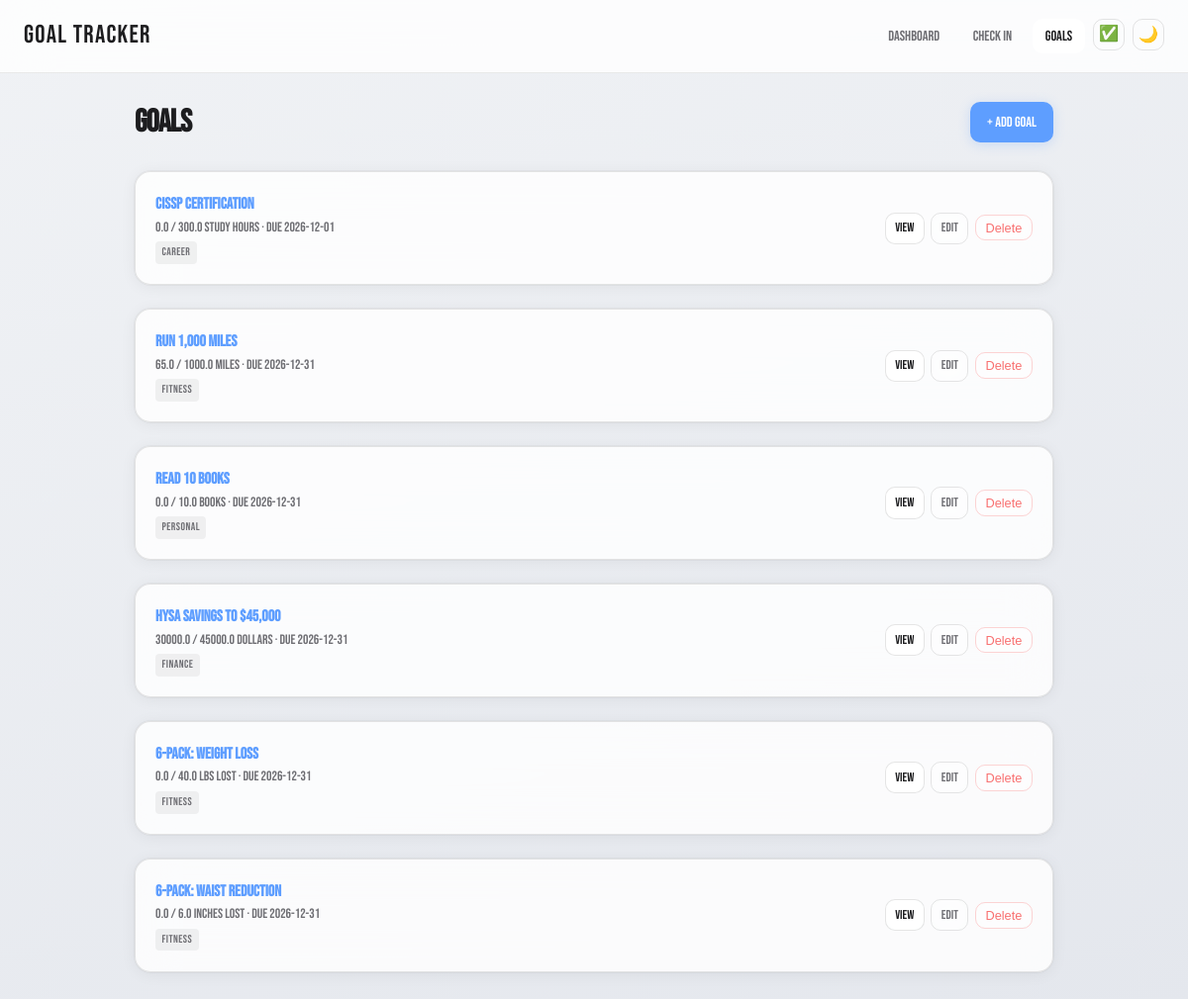
The app's page /goals, older data.
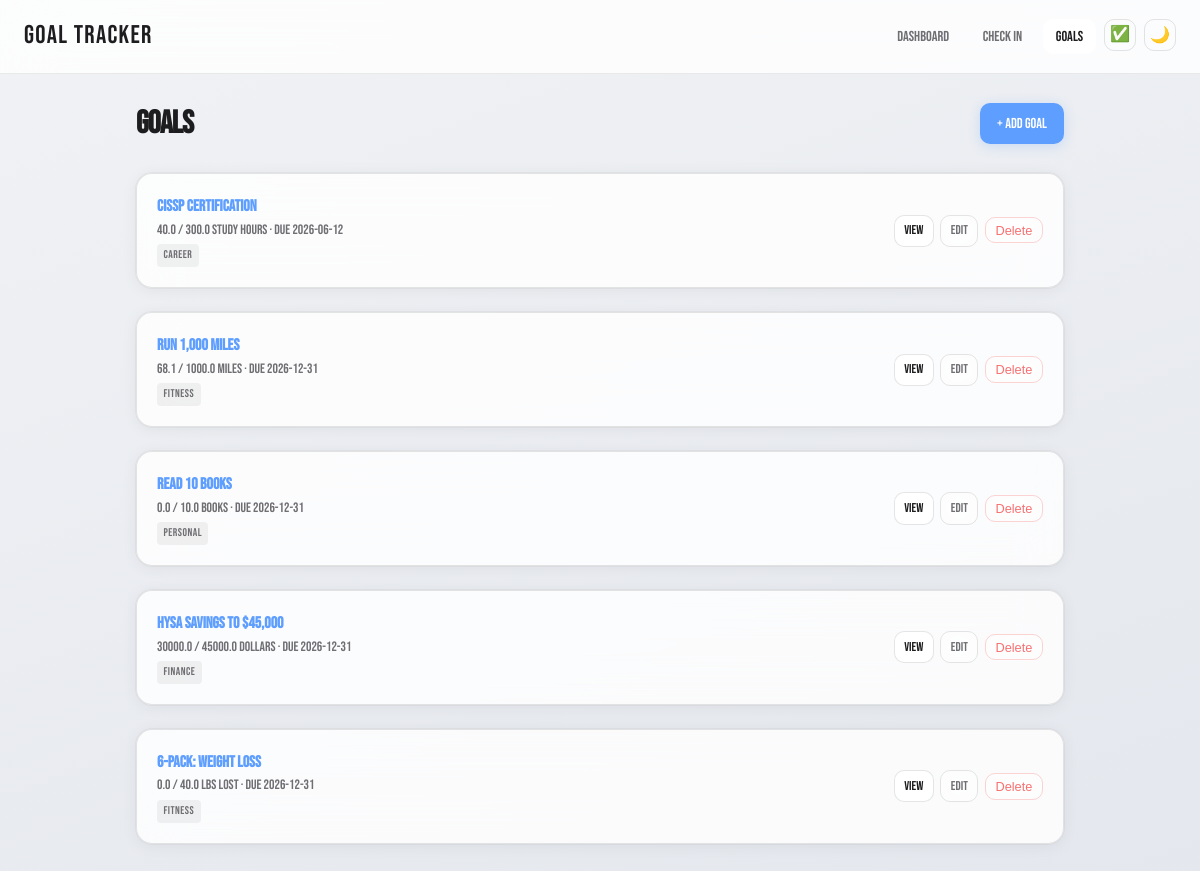
The same page, newer data.
### tables this page shows
CREATE TABLE goals (
            id INTEGER PRIMARY KEY AUTOINCREMENT,
            name TEXT NOT NULL,               -- "Run 1,000 miles"
            target_value REAL NOT NULL,        -- 1000
            current_value REAL DEFAULT 0,      -- How far you've gotten so far
            unit TEXT NOT NULL,                -- "miles", "books", "dollars"
            deadline TEXT NOT NULL,            -- "2026-12-31" (stored as text, ISO format)
            created_at TEXT NOT NULL,          -- When you created this goal
            category TEXT DEFAULT '',          -- Optional grouping like "fitness", "finance"
            notes TEXT DEFAULT '',             -- Any extra info about this goal
            start_value REAL DEFAULT 0,        -- Starting point (e.g., $30,000 for HYSA)
            system_type TEXT DEFAULT 'generic' -- Hints for the achievement system engine
        );

### app.py (the view)
@app.route("/goals")
def goals_list():
    goals = get_all_goals()
    return render_template("goals.html", goals=goals)

### app.py (called while the page is built)
@app.before_request
def ensure_csrf_token():
    if "csrf_token" not in session:
        session["csrf_token"] = secrets.token_hex(32)

@app.context_processor
def inject_csrf():
    return {
        "csrf_token": session.get("csrf_token", ""),
        "strava_configured": strava_configured(),
        "gcal_configured": gcal_configured(),
    }

### database.py (called while the page is built)
def get_db():
    db = sqlite3.connect(DATABASE)
    db.row_factory = sqlite3.Row
    db.execute("PRAGMA foreign_keys = ON")  # Enforce relationships between tables
    return db

def get_all_goals():
    db = get_db()
    goals = db.execute("SELECT * FROM goals ORDER BY deadline ASC").fetchall()
    db.close()
    return goals

### gcal.py (called while the page is built)
def is_configured():
    return bool(GCAL_ICAL_URL)

### strava.py (called while the page is built)
def is_configured():
    return all([STRAVA_CLIENT_ID, STRAVA_CLIENT_SECRET, STRAVA_REFRESH_TOKEN])

### templates/goals.html (shortened to what this page needs)
{% extends "base.html" %}
{% block content %}
<div class="page-header">
    <h1>Goals</h1>
    <a href="/goals/add" class="btn btn-primary">+ Add Goal</a>
</div>
<div class="goals-list">
    {% for goal in goals %}
    <div class="card goal-list-item">
        <div class="goal-list-info">
            <a href="/goals/{{ goal.id }}" class="goal-list-name">{{ goal.name }}</a>
            <span class="goal-list-meta">
                {{ goal.current_value | round(1) }} / {{ goal.target_value | round(1) }} {{ goal.unit }}
                · Due {{ goal.deadline }}
            </span>
            {% if goal.category %}
            <span class="goal-category-tag">{{ goal.category }}</span>
            {% endif %}
        </div>
        <div class="goal-list-actions">
            <a href="/goals/{{ goal.id }}" class="btn btn-small">View</a>
            <a href="/goals/{{ goal.id }}/edit" class="btn btn-small btn-secondary">Edit</a>
            <form method="POST" action="/goals/{{ goal.id }}/delete"
                  onsubmit="return confirm('Delete {{ goal.name }}? This cannot be undone.')">
                <button type="submit" class="btn btn-small btn-danger">Delete</button>
            </form>
        </div>
    </div>
    {% endfor %}
</div>
{% endblock %}

### templates/base.html (shortened to what this page needs)
<!DOCTYPE html>
<html lang="en">
<head>
    <link rel="stylesheet" href="{{ url_for('static', filename='style.css') }}">
</head>
<body>
    <nav class="navbar">
        <a href="/" class="nav-brand">Goal Tracker</a>
        <div class="nav-links">
            <a href="/" class="nav-link {% if request.path == '/' %}active{% endif %}">Dashboard</a>
            <a href="/checkin" class="nav-link {% if '/checkin' in request.path %}active{% endif %}">Check In</a>
            <a href="/goals" class="nav-link {% if request.path == '/goals' %}active{% endif %}">Goals</a>
            <a href="/checkin" class="theme-toggle" title="Daily Check-In" style="display:inline-flex; align-items:center; justify-content:center; text-decoration:none;">✅</a>
            <button class="theme-toggle" id="theme-toggle" aria-label="Toggle theme"></button>
        </div>
    </nav>
    <main class="container">
        {% block content %}{% endblock %}
    </main>
</body>
</html>

### static/style.css (style rules this page uses)
:root { --primary: #5e9eff; --primary-hover: #4a8cf0; --success: #4ade80; --warning: #fbbf24; --danger: #f87171; --ahead: #4ade80; --on-track: #5e9eff; --behind: #f87171; --radius: 16px; --radius-sm: 10px; --blur: blur(20px); --blur-nav: blur(24px); --glow: 0 0 12px rgba(94, 158, 255, 0.3); }
[data-theme="light"] { --bg: #f0f2f5; --bg-gradient: linear-gradient(160deg, #f0f2f5, #e4e7ed); --bg-card: rgba(255, 255, 255, 0.82); --bg-card-hover: rgba(255, 255, 255, 0.92); --bg-input: rgba(255, 255, 255, 0.85); --bg-btn: rgba(255, 255, 255, 0.7); --bg-btn-hover: rgba(255, 255, 255, 0.9); --border: rgba(0, 0, 0, 0.1); --border-hover: rgba(94, 158, 255, 0.4); --border-btn-hover: rgba(0, 0, 0, 0.15); --text: #1d1d1f; --text-muted: #6e6e73; --nav-bg: rgba(255, 255, 255, 0.8); --shadow-card: 0 2px 16px rgba(0, 0, 0, 0.06), 0 0 0 1px rgba(0, 0, 0, 0.04); --shadow-card-hover: 0 8px 32px rgba(0, 0, 0, 0.1); --progress-bg: rgba(0, 0, 0, 0.07); --progress-text-shadow: none; --category-bg: rgba(0, 0, 0, 0.05); }
* { margin: 0; padding: 0; box-sizing: border-box; }
body { font-family: 'Bebas Neue', -apple-system, BlinkMacSystemFont, sans-serif; background: var(--bg-gradient); background-attachment: fixed; color: var(--text); line-height: 1.6; min-height: 100vh; -webkit-font-smoothing: antialiased; -moz-osx-font-smoothing: grayscale; }
a { color: var(--primary); text-decoration: none; }
.navbar { display: flex; align-items: center; justify-content: space-between; padding: 1rem 1.5rem; background: var(--nav-bg); backdrop-filter: var(--blur-nav); -webkit-backdrop-filter: var(--blur-nav); border-bottom: 1px solid var(--border); position: sticky; top: 0; z-index: 100; }
.nav-brand { font-family: 'Bebas Neue', sans-serif; font-size: 1.6rem; font-weight: 400; letter-spacing: 0.05em; color: var(--text); }
.nav-links { display: flex; gap: 0.5rem; }
.nav-link { padding: 0.4rem 0.8rem; border-radius: var(--radius-sm); color: var(--text-muted); font-size: 0.9rem; transition: all 0.25s ease; }
.nav-link:hover, .nav-link.active { color: var(--text); background: var(--bg-card-hover); }
.theme-toggle { width: 2rem; height: 2rem; padding: 0; border-radius: var(--radius-sm); background: transparent; border: 1px solid var(--border); color: var(--text-muted); font-size: 1rem; cursor: pointer; transition: all 0.25s ease; line-height: 1; display: inline-flex; align-items: center; justify-content: center; }
.container { max-width: 960px; margin: 0 auto; padding: 1.5rem 1rem; }
.card { background: var(--bg-card); backdrop-filter: var(--blur); -webkit-backdrop-filter: var(--blur); border: 1px solid var(--border); border-radius: var(--radius); padding: 1.25rem; margin-bottom: 1rem; box-shadow: var(--shadow-card); transition: transform 0.3s ease, box-shadow 0.3s ease, border-color 0.3s ease; animation: fadeSlideUp 0.5s ease both; }
.btn { display: inline-block; padding: 0.5rem 1rem; border: 1px solid var(--border); border-radius: var(--radius-sm); background: var(--bg-btn); backdrop-filter: blur(12px); -webkit-backdrop-filter: blur(12px); color: var(--text); font-size: 0.9rem; cursor: pointer; transition: all 0.25s ease; text-align: center; }
.btn-primary { background: var(--primary); border-color: transparent; color: white; box-shadow: 0 2px 12px rgba(94, 158, 255, 0.25); }
.btn-secondary { background: transparent; color: var(--text-muted); }
.btn-danger { color: var(--danger); border-color: rgba(248, 113, 113, 0.3); background: transparent; }
.btn-small { padding: 0.3rem 0.6rem; font-size: 0.8rem; }
.page-header { display: flex; justify-content: space-between; align-items: center; margin-bottom: 1.5rem; }
.page-header h1 { letter-spacing: -0.025em; }
.goals-list { display: flex; flex-direction: column; gap: 0.5rem; }
.goal-list-item { display: flex; justify-content: space-between; align-items: center; flex-wrap: wrap; gap: 0.5rem; }
.goal-list-name { font-weight: 600; display: block; }
.goal-list-meta { font-size: 0.85rem; color: var(--text-muted); display: block; }
.goal-list-actions { display: flex; gap: 0.4rem; align-items: center; }
.goal-category-tag { display: inline-block; font-size: 0.7rem; padding: 0.15rem 0.4rem; border-radius: 4px; background: var(--category-bg); color: var(--text-muted); text-transform: uppercase; letter-spacing: 0.5px; }
[data-theme="light"] .navbar { border-bottom-color: rgba(0, 0, 0, 0.08); }

Row changes from the older to the newer data that the page shows:
removed goals: name "6-Pack: Waist Reduction", current_value "0.0", target_value "6.0", unit "inches lost", deadline "2026-12-31", category "FITNESS"
changed goals "CISSP Certification": current_value "0.0" → "40.0"; deadline "2026-12-01" → "2026-06-12"
changed goals "Run 1,000 Miles": current_value "65.0" → "68.1"
